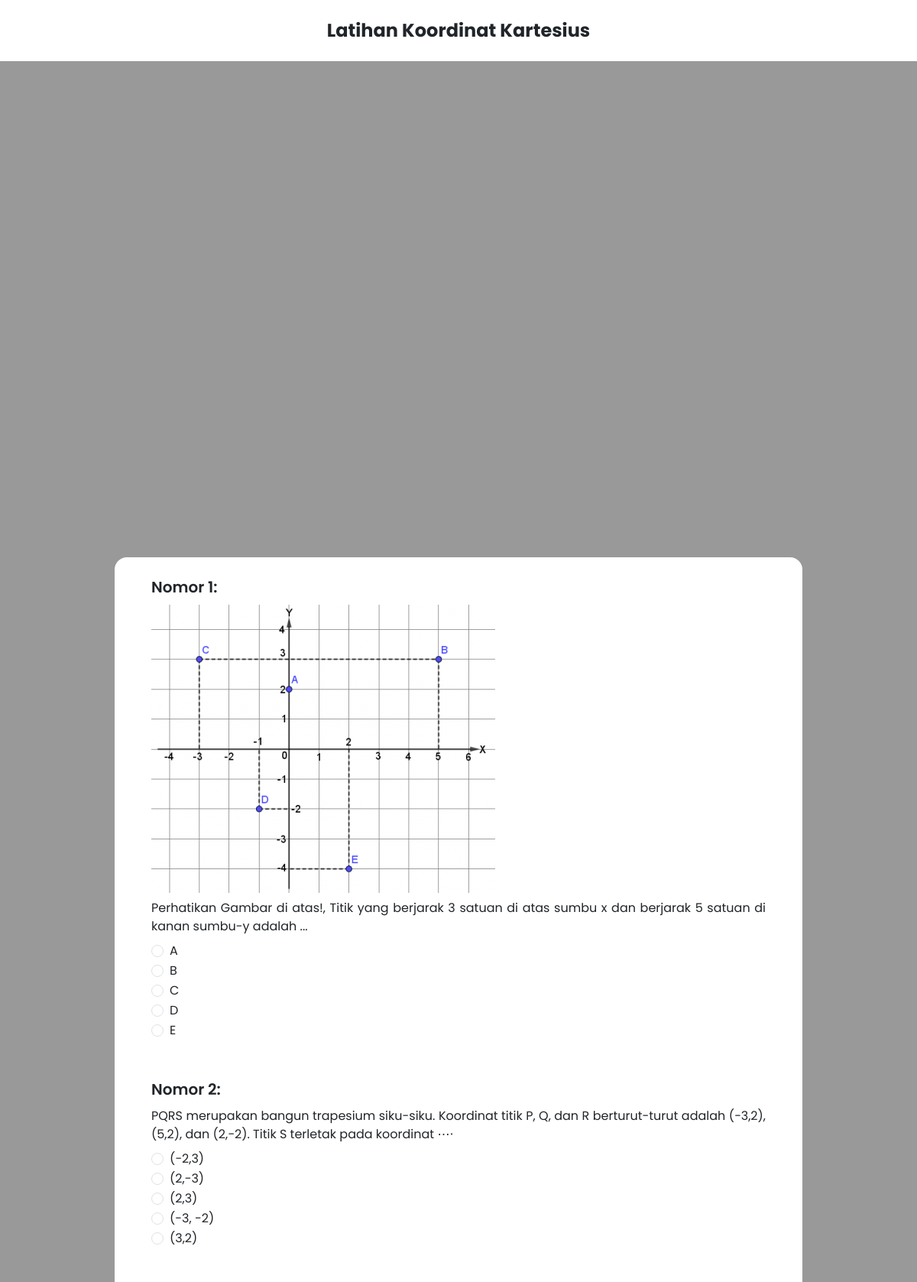
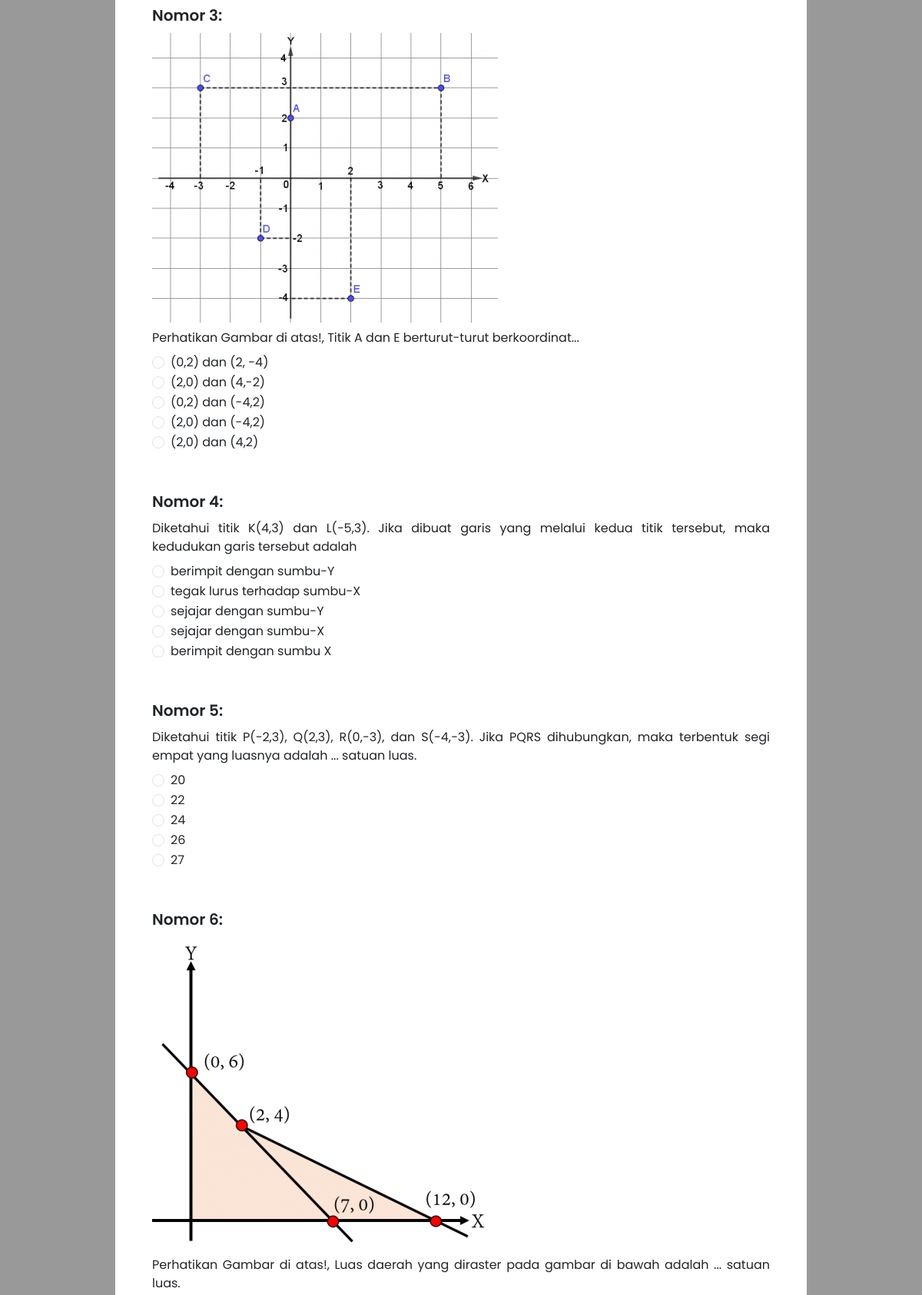
The app's page /start-latihan.php (upper part) with its own data (2 pictures, top to bottom).
### start-latihan.php (the view, shortened to what this page needs)
<!DOCTYPE html>
<html lang="en">
<head>
  <?php
    require './db-config.php';
    require './head.php';
  ?>
</head>
<body>
    <header>
        <nav class="navbar bg-white fixed-top">
            <p class="fs-4 text-center w-100 fw-bold">Latihan Koordinat Kartesius</p>
        </nav>
    </header>
    <main class="blur">
    <div class="d-flex flex-column align-items-center justify-content-center h-100">
        <div class="bg-white scroll-style d-flex flex-column align-items-center justify-content-start rounded rounded-4 overflow-y-scroll w-100 h-75 latihan">
            <form class="py-4" action="result.php" method="post">
                <div class="d-flex flex-column align-items-start px-5">
                    <?php
                         $query = "SELECT * FROM `question-bank` WHERE question_type = 'latihan' ORDER BY RAND()";
                         $result = $conn->query($query);
                         if ($result->num_rows > 0) {
                           $num = 1;
                           while($row = $result->fetch_assoc()) {
                            echo"
                                <div class=\"d-flex flex-column justify-content-start mb-5\">
                                    <p class=\"mb-2 fs-5 fw-semibold\">Nomor ".$num.":</p>
                                    <section>";
                            if($row['img_path']){
                                echo "
                                <img class=\"img-fluid content-img mb-2\" src=\"".$row['img_path']."\" alt=\"Gambar Soal\">
                                ";
                            }
                            echo "
                                        <p class=\"justify-text mb-2\">".$row['question']."</p>
                                        <fieldset id=\"".$row['id']."\">
                                            <div class=\"form-check\">
                                              <input class=\"form-check-input\" type=\"radio\" name=\"".$row['id']."\" value=\"a\">
                                              <label class=\"form-check-label\" for=\"flexRadioDefault1\">
                                                ".$row['a']."
                                              </label>
                                            </div>
                                            <div class=\"form-check\">
                                              <input class=\"form-check-input\" type=\"radio\" name=\"".$row['id']."\" value=\"b\">
                                              <label class=\"form-check-label\" for=\"flexRadioDefault2\">
                                                ".$row['b']."
                                              </label>
                                            </div>
                                            <div class=\"form-check\">
                                              <input class=\"form-check-input\" type=\"radio\" name=\"".$row['id']."\" value=\"c\">
                                              <label class=\"form-check-label\" for=\"flexRadioDefault2\">
                                                ".$row['c']."
                                              </label>
                                            </div>
                                            <div class=\"form-check\">
                                              <input class=\"form-check-input\" type=\"radio\" name=\"".$row['id']."\" value=\"d\">
                                              <label class=\"form-check-label\" for=\"flexRadioDefault2\">
                                                ".$row['d']."
                                              </label>
                                            </div>
                                            <div class=\"form-check\">
                                              <input class=\"form-check-input\" type=\"radio\" name=\"".$row['id']."\" value=\"e\">
                                              <label class=\"form-check-label\" for=\"flexRadioDefault2\">
                                                ".$row['e']."
                                              </label>
                                            </div>
                                        </fieldset>
                                    </section>
                                </div>
                             ";
                             ++$num;
                           }
                         }
                    ?>
                </div>
            </form>
        </div>
      </div>
    </main>
</body>
</html>

### assets/styles/style.css (style rules this page uses)
* { box-sizing: border-box !important; padding: 0; margin: 0; font-family: 'Poppins', sans-serif !important; }
html { scroll-behavior: smooth; font-size: 16px; overflow: hidden; }
body { background-image: url(../img/bg.jpeg); background-position: center center; background-repeat: no-repeat; background-attachment: fixed; background-size: cover; width: 100vw; height: 100vh; }
nav { height: fit-content; background-color: #f4f4f4; }
p { margin-bottom: 0 !important; }
main.blur { background: rgba(0, 0, 0, 0.4); background-attachment: fixed; backdrop-filter: blur(2px); height: 100%; width: 100%; }
.justify-text { text-align: justify !important; }
.content-img { max-height: 30vh; }
img { -webkit-user-drag: none; user-select: none; -moz-user-select: none; -webkit-user-select: none; -ms-user-select: none; }
@media screen and (min-width: 992px) { nav { height: 5rem; background-color: rgba(245, 245, 245, 0); } }
@media screen and (min-width: 992px) { .latihan { width: 75% !important; } }

### records on screen
question-bank: img_path (picture), question "Perhatikan Gambar di atas!, Titik yang berjarak 3 satuan di atas sumbu x dan berjarak 5 satuan di kanan sumbu-y adalah ...", a "A", b "B", c "C", d "D", e "E"
question-bank: question "PQRS merupakan bangun trapesium siku-siku. Koordinat titik P, Q, dan R berturut-turut adalah (−3,2), (5,2), dan (2,−2). Titik S terletak pada koordinat ⋯⋅", a "(−2,3)", b "(2,-3)", c "(2,3)", d "(-3, -2)", e "(3,2)"
question-bank: img_path (picture), question "Perhatikan Gambar di atas!, Titik A dan E berturut-turut berkoordinat...", a "(0,2) dan (2, -4)", b "(2,0) dan (4,-2)", c "(0,2) dan (-4,2)", d "(2,0) dan (-4,2)", e "(2,0) dan (4,2)"
question-bank: question "Diketahui titik K(4,3) dan L(−5,3). Jika dibuat garis yang melalui kedua titik tersebut, maka kedudukan garis tersebut adalah", a "berimpit dengan sumbu-Y", b "tegak lurus terhadap sumbu-X", c "sejajar dengan sumbu-Y", d "sejajar dengan sumbu-X", e "berimpit dengan sumbu X"
question-bank: question "Diketahui titik P(−2,3), Q(2,3), R(0,−3), dan S(−4,−3). Jika PQRS dihubungkan, maka terbentuk segi empat yang luasnya adalah ... satuan luas.", a "20", b "22", c "24", d "26", e "27"
question-bank: img_path (picture), question "Perhatikan Gambar di atas!, Luas daerah yang diraster pada gambar di bawah adalah ... satuan luas."
